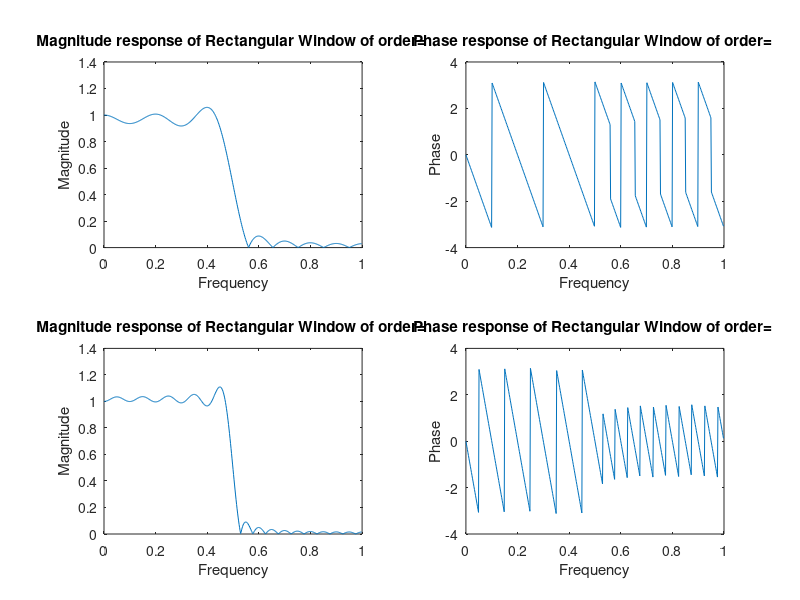

Write MATLAB code to recreate this figure.
clc;
clear all;
close all;
warning off;
fc=2000;
fs=8000;
f=fs/2;
M=[21 41];
WIN='Rectangular';
figure;
for n=1:2
    window=rectwin(M(n));%hamming(n),hanning(n),blackman(n)
    h=fir1(M(n)-1,fc/f,"low",window);
    [H,w]=freqz(h);
    subplot(2,2,2*n-1);
    plot(w/pi,abs(H));
    ylabel('Magnitude');
    xlabel('Frequency');
    title(['Magnitude response of ',WIN,' Window of order= ',n]);
    subplot(2,2,2*n);
    plot(w/pi,angle(H));
    ylabel('Phase');
    xlabel('Frequency');
    title(['Phase response of ',WIN,' Window of order= ',n]);
    clear h H w;
end
